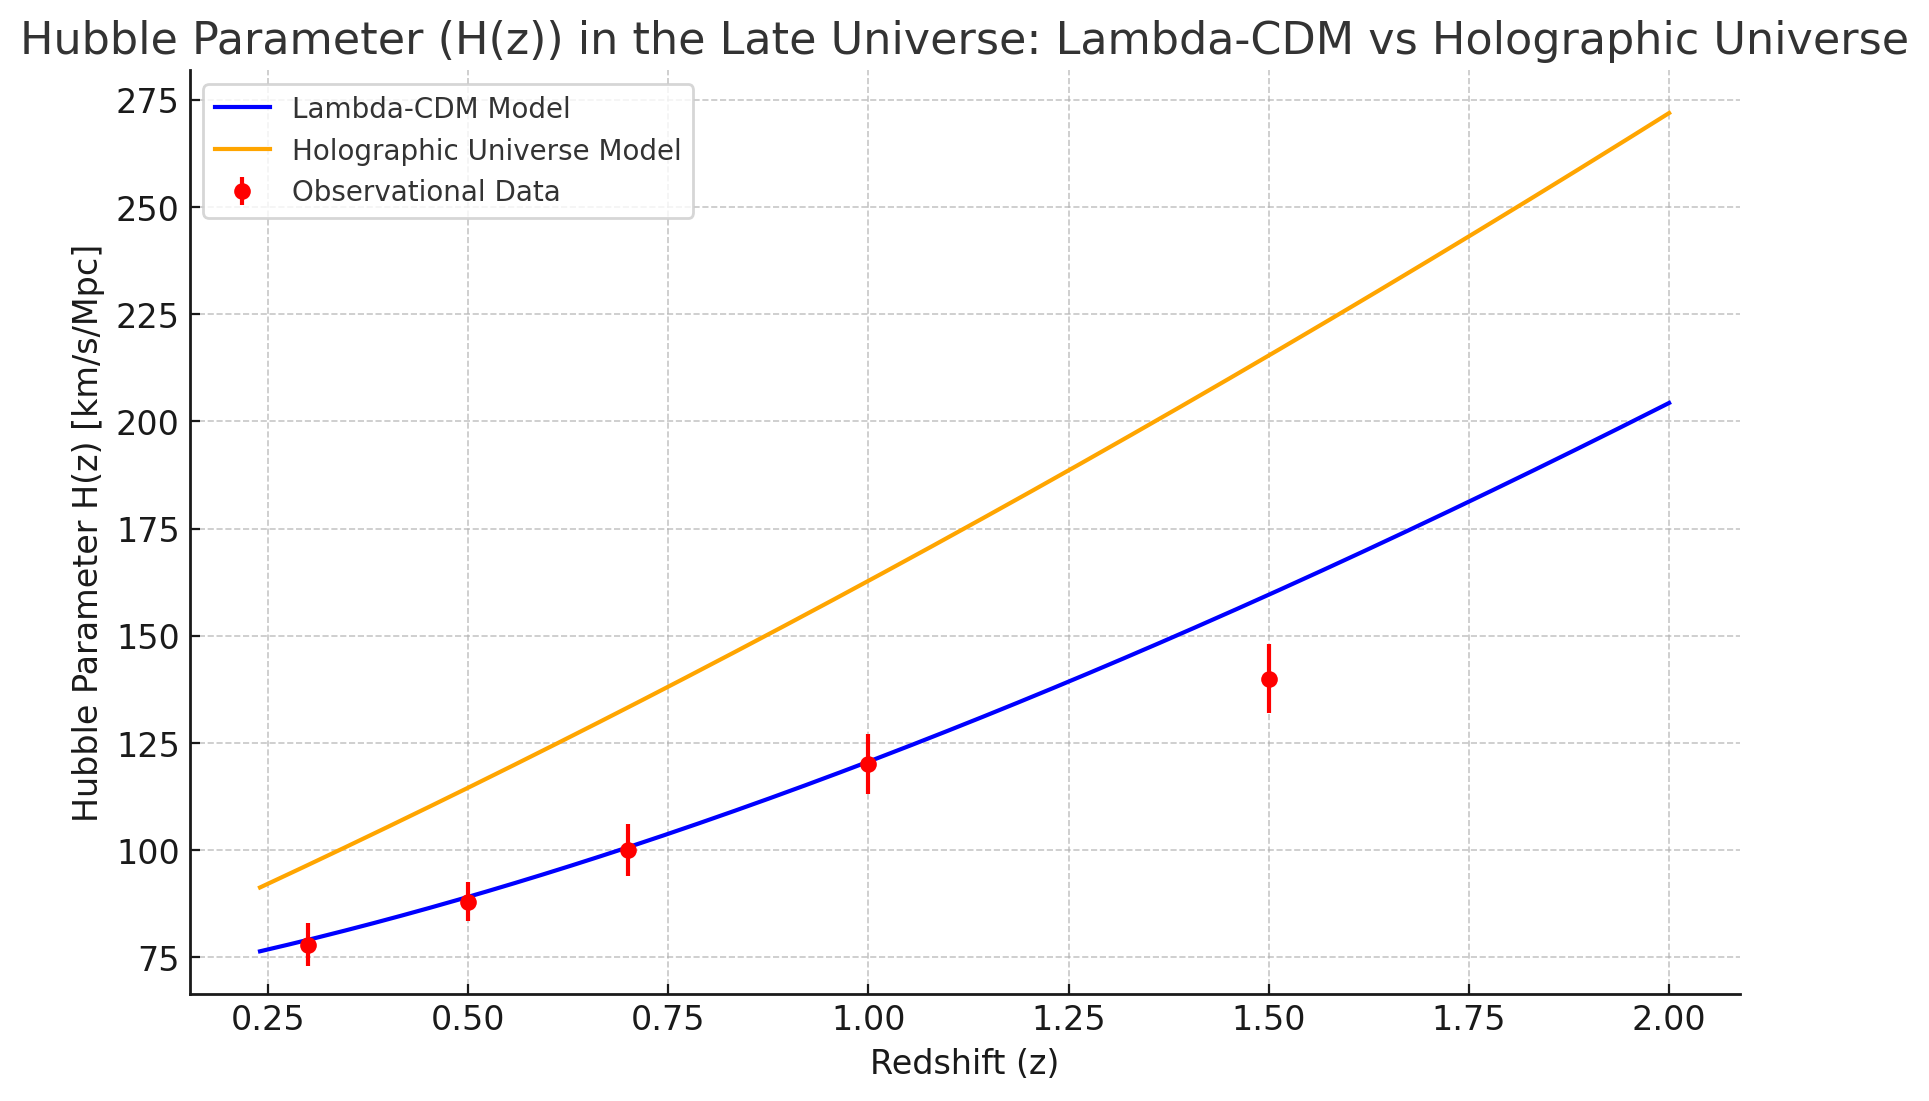

Reproduce this figure in Python.
import matplotlib.pyplot as plt
import numpy as np

# Constants and parameters
H0_lambda_CDM = 67.4  # Lambda-CDM Hubble constant (km/s/Mpc)
H0_holographic = 71.0  # Holographic Universe Hubble constant (km/s/Mpc)
Omega_m = 0.315  # Matter density parameter (Planck 2018)
Omega_Lambda = 1 - Omega_m  # Dark energy density (flat universe assumption)
Omega_holo = 1 - Omega_m  # Energy density for the Holographic Universe
n = 2  # Exponent for holographic corrections

# Define redshift range for the late Universe
z_late = np.linspace(0.24, 2, 200)

# Lambda-CDM H(z) calculation
H_lambda_CDM_late = H0_lambda_CDM * np.sqrt(Omega_m * (1 + z_late)**3 + Omega_Lambda)

# Holographic Universe H(z) calculation
H_holographic_late = H0_holographic * np.sqrt(Omega_m * (1 + z_late)**3 + Omega_holo * (1 + z_late)**n)

# Observational data for the late Universe (example data)
obs_redshift = np.array([0.3, 0.5, 0.7, 1.0, 1.5])  # Observed redshifts
obs_Hubble = np.array([78.0, 88.0, 100.0, 120.0, 140.0])  # Observed H(z) in km/s/Mpc
obs_Hubble_err = np.array([5.0, 4.5, 6.0, 7.0, 8.0])  # Observational uncertainties

# Define y-axis range large enough to show both models and data clearly
y_min_late = min(H_lambda_CDM_late.min(), H_holographic_late.min()) - 10
y_max_late = max(H_lambda_CDM_late.max(), H_holographic_late.max()) + 10

# Plotting
plt.figure(figsize=(10, 6))

# Lambda-CDM model curve
plt.plot(z_late, H_lambda_CDM_late, label="Lambda-CDM Model", color="blue")

# Holographic Universe model curve
plt.plot(z_late, H_holographic_late, label="Holographic Universe Model", color="orange")

# Observational data with error bars
plt.errorbar(obs_redshift, obs_Hubble, yerr=obs_Hubble_err, fmt='o', color='red', label="Observational Data")

# Title and axis labels
plt.title("Hubble Parameter (H(z)) in the Late Universe: Lambda-CDM vs Holographic Universe")
plt.xlabel("Redshift (z)")
plt.ylabel("Hubble Parameter H(z) [km/s/Mpc]")

# Adjust y-axis limits
plt.ylim(y_min_late, y_max_late)

# Add legend and grid
plt.legend(loc="upper left")
plt.grid(True)

# Show plot
plt.show()
